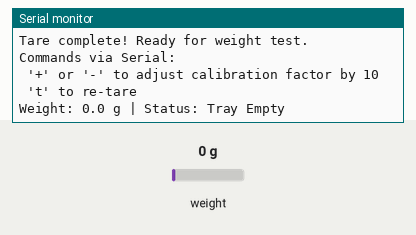
Recording of a sketch running on a simulated Arduino Uno, built with avr-gcc and run on an emulated ATmega328P. Shown: the last lines printed to the serial monitor. Inputs (shaded band) come from the test bench; at power-on: weight on the scale 0 g.

Above: at 3.2 s.
3.3 s: weight on the scale set to 3 g
At 4.3 s:
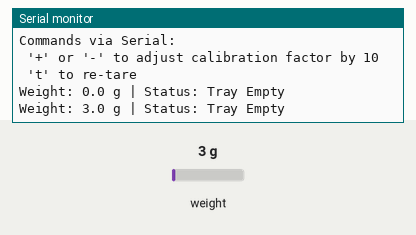
4.8 s: weight on the scale set to 6 g
At 6.1 s:
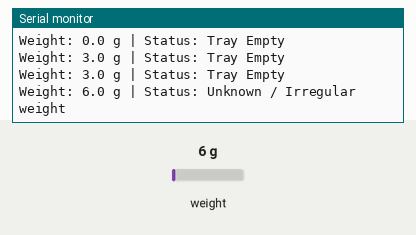

The sketch:

02_load_cell_hx711_test.ino
```cpp
/*
 * PCBCES - Test 02: [ARCHIVED / OMITTED IN ACTIVE BUILD]
 * Note: The load cell weight feature was archived from the active machine in favor of
 * non-contact ultrasonic & dielectric proximity sensing to increase durability and
 * eliminate calibration drift.
 * IMPORTANT: Pins A0 and A1 are reallocated in the active master machine:
 *   - Pin A0: Button Blue (Mismo Bottle Mode - 10 pcs = 3 PHP)
 *   - Pin A1: Button Red  (System Restart / Cancel Transaction)
 *
 * Hardware: Arduino Uno, HX711 24-Bit ADC Module, 1kg Load Cell
 *
 * Bench Test Pin Connections (When testing this isolated module only):
 * - HX711 VCC -> 5V Rail
 * - HX711 GND -> Common GND Rail
 * - HX711 DT  -> A0 (Reallocated to Button Blue in master build)
 * - HX711 SCK -> A1 (Reallocated to Button Red in master build)
 *
 * Purpose:
 * - Historical reference for bench scale calibration testing
 *
 * Last Updated: 2026-09-06 14:30:41 (+08:00)
 */

#include "HX711.h"

const int LOADCELL_DOUT_PIN = A0;
const int LOADCELL_SCK_PIN = A1;

HX711 scale;

// Calibration factor (Adjust with a known weight, e.g., 100g or 200g object)
// Common factor for standard 1kg load cell is around -400 to -450 or +400
float calibration_factor = 420.0;

void setup() {
  Serial.begin(115200);
  Serial.println(F("========================================"));
  Serial.println(F(" PCBCES Test 02: HX711 Load Cell Tester "));
  Serial.println(F("========================================"));

  scale.begin(LOADCELL_DOUT_PIN, LOADCELL_SCK_PIN);

  Serial.println(F("Taring... Please ensure NO bottle is on the tray."));
  delay(1000);
  scale.set_scale();
  scale.tare(); // Reset scale to 0

  scale.set_scale(calibration_factor);
  Serial.println(F("Tare complete! Ready for weight test."));
  Serial.println(F("Commands via Serial:"));
  Serial.println(F(" '+' or '-' to adjust calibration factor by 10"));
  Serial.println(F(" 't' to re-tare"));
}

void loop() {
  if (scale.is_ready()) {
    float weight = scale.get_units(5); // Average 5 readings
    if (weight < 0.5 && weight > -0.5) weight = 0.0; // Deadband filter

    Serial.print(F("Weight: "));
    Serial.print(weight, 1);
    Serial.print(F(" g | Status: "));

    if (weight < 5.0) {
      Serial.println(F("Tray Empty"));
    } else if (weight >= 15.0 && weight <= 30.0) {
      Serial.println(F("VALID MISMO (~22g empty)"));
    } else if (weight >= 38.0 && weight <= 60.0) {
      Serial.println(F("VALID 1.5L (~45g empty)"));
    } else if (weight > 70.0) {
      Serial.println(F("REJECT: Bottle contains liquid or heavy foreign object!"));
    } else {
      Serial.println(F("Unknown / Irregular weight"));
    }
  } else {
    Serial.println(F("HX711 not detected. Check DT (A0) and SCK (A1) wiring!"));
  }

  // Handle serial calibration inputs
  if (Serial.available()) {
    char ch = Serial.read();
    if (ch == '+') {
      calibration_factor += 10;
      scale.set_scale(calibration_factor);
      Serial.print(F("Cal factor: ")); Serial.println(calibration_factor);
    } else if (ch == '-') {
      calibration_factor -= 10;
      scale.set_scale(calibration_factor);
      Serial.print(F("Cal factor: ")); Serial.println(calibration_factor);
    } else if (ch == 't' || ch == 'T') {
      scale.tare();
      Serial.println(F("Re-tared to 0.0g"));
    }
  }

  delay(500);
}
```

Measured:
- the behaviour switches between 4 and 5 g on weight on the scale (found by bisection; images 1 and 2)
- after the input at 3.3 s, the serial monitor: prints a new line after 0.22 s (image 1)
- after the input at 4.8 s, the serial monitor: prints a new line after 0.72 s (image 2)
